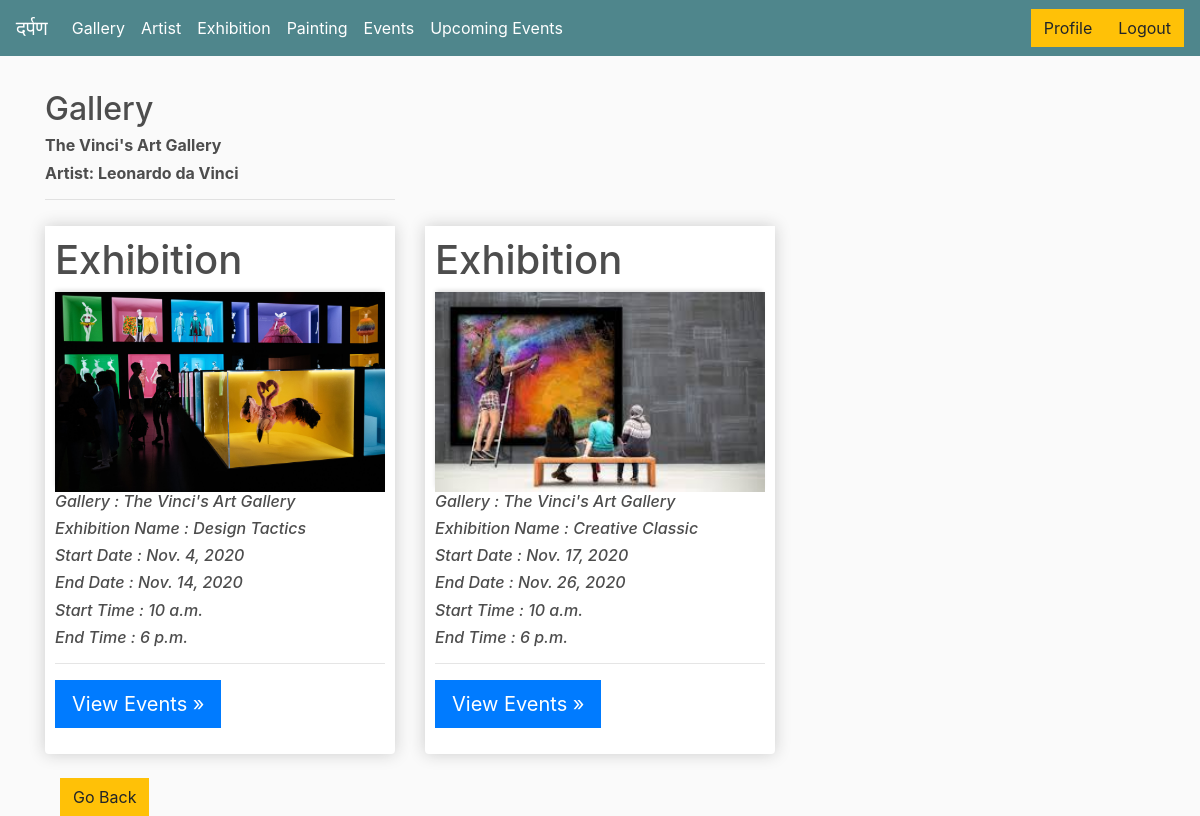
/gallery/gallery_exhib/8, run on the app's committed database.
### gallery/models.py (models this page shows, shortened)
class Gallery(models.Model):
    artist = models.ForeignKey(Artists, null=True, on_delete= models.SET_NULL)
    g_name = models.CharField(max_length=200, null= True)
    location = models.CharField(max_length=300)
    image = models.ImageField(null= True, blank = True)

class Artists(models.Model):
    a_name=models.CharField(max_length=40)
    email=models.CharField(max_length=30)
    address=models.CharField(max_length=200)
    phone=models.CharField(max_length=10)
    age=models.IntegerField()
    style=models.CharField(max_length=30)
    image=models.ImageField(null=True, blank=True)
    def __str__(self):
        return self.a_name

class Exhibitions(models.Model):
    gallary = models.ForeignKey(Gallery, null = True, on_delete = models.SET_NULL)
    exb_type = models.CharField(max_length=50)
    exb_name = models.CharField(max_length=200)
    start_date = models.DateField(auto_now=False, auto_now_add=False, blank = True, null=True)
    end_date = models.DateField(auto_now=False, auto_now_add=False, blank = True, null=True)
    s_time = models.TimeField(auto_now=False, auto_now_add=False,blank=True,null=True)
    end_time = models.TimeField(auto_now=False, auto_now_add=False, blank= True,null=True)
    image = models.ImageField(null= True, blank = True)

### gallery/views.py (the view)
# urls.py: path('gallery_exhib/<str:pk>', views.gallery_exhib, name = "gallery_exhib"),
def gallery_exhib(request, pk):
    gallery = Gallery.objects.get(id=pk)
    exhibition = []
    e = Exhibitions.objects.filter(gallary=gallery)
    context = {'gallery':gallery, 'exhibition':e}
    return render(request, "gallery/gallery_exhib.html", context)

### gallery/templates/gallery/gallery_exhib.html (shortened to what this page needs)
{% extends 'gallery/main.html' %}
{% load static %}
{% block content %}
<div class="row">
        <div class="col-lg-4">
            <h2>Gallery </h2>
                <h6><strong>{{gallery.g_name}}</strong></h6>
                <h6><strong>Artist: {{gallery.artist}}</strong></h6>
                <hr>
        </div>
</div>
<div class="row">
    {% for exhibition in exhibition %}
        <div class="col-lg-4">
            <div class="box-element product">
                <h1>Exhibition </h1>
                <img class="thumbnail" src="{{exhibition.image.url}}">
                    <h6><i>Gallery : {{exhibition.gallary.g_name}}</i></h6>
                    <h6><i> Exhibition Name : {{ exhibition.exb_name}}</i></h6>
                    <h6><i>Start Date : {{exhibition.start_date}}</i></h6>
                    <h6><i>End Date : {{exhibition.end_date}}</i></h6>
                    <h6><i>Start Time : {{exhibition.s_time}}</i></h6>
                    <h6><i>End Time : {{exhibition.end_time}}</i></h6>
                    <hr>
                    <p><a class="btn btn-lg btn-primary" href="{% url 'exhib_event' exhibition.id %}" role="button">View Events »</a>
            </div>
        </div>
    {% endfor %}
</div>
<div class="container">
    <br>
    <a href="{% url 'gallery' %}"class="btn btn-warning"> Go Back </a>
</div>
{% endblock content %}

### static/css/main.css (style rules this page uses)
body { background-color: hsl(0, 0%, 98%); }
h1,h2,h3,h4,h5,h6 { color:hsl(0, 0%, 30%); }
.box-element { box-shadow:hsl(0, 0%, 80%) 0 0 16px; background-color: #fff; border-radius: 4px; padding: 10px; }
.thumbnail { width: 100%; height: 200px; -webkit-box-shadow: -1px -3px 5px -2px rgba(214,214,214,1); -moz-box-shadow: -1px -3px 5px -2px rgba(214,214,214,1); box-shadow: -1px -3px 5px -2px rgba(214,214,214,1); }
.product { border-radius: 0 0 4px 4px; }
.col-lg-4, .col-lg-6, .col-lg-8, .col-lg-12 { margin-top: 10px; }
.btn { border-radius: 0; }

### data on the page
Gallery: g_name "The Vinci's Art Gallery", artist "Leonardo da Vinci"
Exhibitions: image (picture), gallary.g_name "The Vinci's Art Gallery", exb_name "Design Tactics", start_date "Nov. 4, 2020", end_date "Nov. 14, 2020", s_time "10 a.m.", end_time "6 p.m."
Exhibitions: image (picture), gallary.g_name "The Vinci's Art Gallery", exb_name "Creative Classic", start_date "Nov. 17, 2020", end_date "Nov. 26, 2020", s_time "10 a.m.", end_time "6 p.m."
